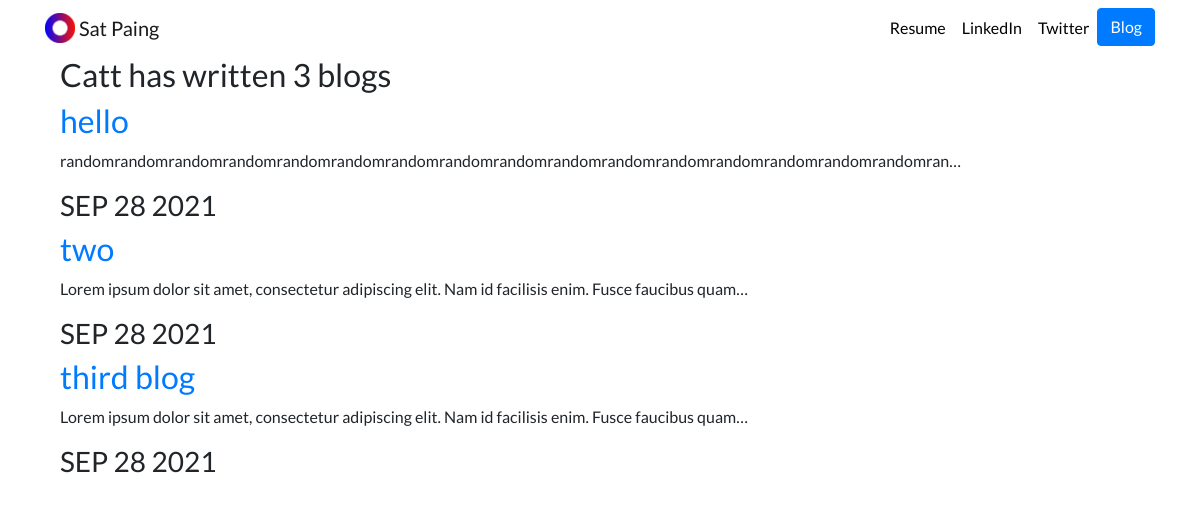
Screenshot of /blog/ with the database file from the repository.
### blog/models.py (models this page shows, shortened)
class Blog(models.Model):
    title = models.CharField(max_length=100)
    description = models.TextField(max_length=256)
    date = models.DateField()

### blog/views.py (the view)
# urls.py: path("", all_blog, name="all_blog"),
def all_blog(request):
    pro = Blog.objects.order_by('-date')
    context = {
        "projects": pro
    }
    return render(request, "blog_hello.html", context)

### blog/templates/blog_hello.html
{% extends 'base.html' %}
{% block content %}
    <div class="container">
         <h2>Catt has written {{ projects.count }} blog{{ projects.count|pluralize }}</h2>
        {% for i in projects %}
            <a href="{% url 'blog:detail' i.id %}"><h2>{{ i.title }}</h2></a>
            <p>{{ i.description|striptags|truncatechars:100 }}</p>
            <h3>{{ i.date|date:"M d Y"|upper }}</h3>
        {% endfor %}
    </div>
{% endblock %}

### myportfolio/static/portfolio/custom.css (style rules this page uses)
body { font-family: 'Lato', sans-serif; }

### rows the page displays
Blog: title "hello", description "randomrandomrandomrandomrandomrandomrandomrandomrandomrandomrandomrandomrandomrandomrandomrandomran…", date "SEP 28 2021"
Blog: title "two", description "Lorem ipsum dolor sit amet, consectetur adipiscing elit. Nam id facilisis enim. Fusce faucibus quam…", date "SEP 28 2021"
Blog: title "third blog", description "Lorem ipsum dolor sit amet, consectetur adipiscing elit. Nam id facilisis enim. Fusce faucibus quam…", date "SEP 28 2021"

### other values shown
{{ projects.count }} "3"
